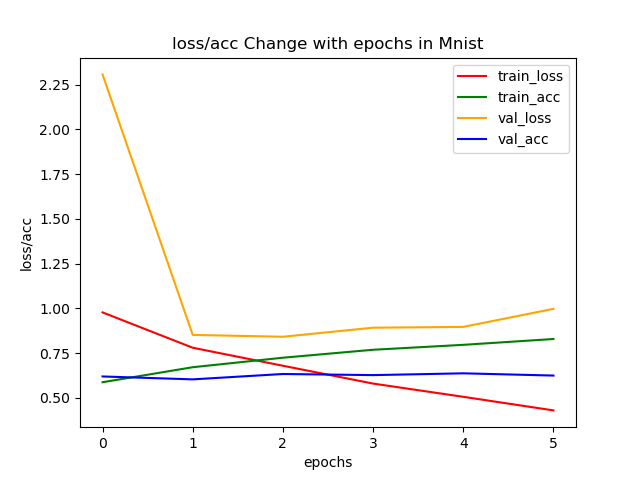

The Python source for this figure:
import numpy as np
import pandas as pd
import os
import cv2
from keras.models import Model, load_model
from keras.layers import Input, Conv1D, Dropout, Dense, GlobalMaxPooling1D, concatenate
from keras.optimizers import Adam
from keras.callbacks import EarlyStopping
from sklearn.feature_extraction.text import TfidfVectorizer
import matplotlib.pyplot as plt
import ResNet

def convert_emo_to_int(string):
    num = 0
    if string == 'positive':
        num = 0
    elif string == 'neutral':
        num = 1
    elif string == 'negative':
        num = 2

    return num

# 4000条训练数据, 511条测试数据
def load_data(isTrain):
    # 获取标签
    label = pd.read_csv("./dataset/train.txt", sep=',')

    folder = './dataset/data'
    path_list = os.listdir(folder)
    path_list.sort(key=lambda x: int(x.split('.')[0]))  # 排序

    txt_list = []
    img_dict = {}
    for filename in path_list:
        # 获取guid和对应的情绪
        id = int(os.path.splitext(filename)[0])
        emo_query = np.array(label.query("guid == @id")).tolist()
        # 训练和测试阶段读取不同的数据
        if isTrain:
            if len(emo_query) == 0:
                continue
            emo = convert_emo_to_int(emo_query[0][1])
            # txt文件
            if os.path.splitext(filename)[1] == ".txt":
                path = os.path.join(folder, filename)
                # utf-8和gb18030都有
                with open(path, 'r', encoding='utf-8') as f:
                    try:
                        line = f.readline().strip()
                    except:
                        with open(path, 'r', encoding='gb18030') as f:
                            line = f.readline().strip()
                txt_list.append([id, line, emo])

            # jpg文件
            elif os.path.splitext(filename)[1] == ".jpg":
                path = os.path.join(folder, filename)
                img = cv2.imread(path)
                # 图片尺寸不一样
                img_norm = cv2.resize(img, dsize=(224, 224))
                img_dict[id] = img_norm
        else:
            if len(emo_query) != 0:
                continue
            # txt文件
            if os.path.splitext(filename)[1] == ".txt":
                path = os.path.join(folder, filename)
                # utf-8和gb18030都有
                with open(path, 'r', encoding='utf-8') as f:
                    try:
                        line = f.readline().strip()
                    except:
                        with open(path, 'r', encoding='gb18030') as f:
                            line = f.readline().strip()
                txt_list.append([id, line])

            # jpg文件
            elif os.path.splitext(filename)[1] == ".jpg":
                path = os.path.join(folder, filename)
                img = cv2.imread(path)
                # 图片尺寸不一样
                img_norm = cv2.resize(img, dsize=(224, 224))
                img_dict[id] = img_norm

    if isTrain:
        txt = pd.DataFrame(txt_list, columns=['guid', 'text', 'label'])
    else:
        txt = pd.DataFrame(txt_list, columns=['guid', 'text'])

    return txt, img_dict

def multimodal(units):
    # 提取文本特征，TextCNN，两层卷积
    text_input = Input(shape=(1, 1000))
    conv1 = Conv1D(filters=128, kernel_size=5, activation='relu', padding='same')(text_input)
    drop1 = Dropout(0.5)(conv1)
    conv2 = Conv1D(filters=128, kernel_size=5, activation='relu', padding='same')(drop1)
    pool1 = GlobalMaxPooling1D()(conv2)
    drop2 = Dropout(0.5)(pool1)
    text_features = Dense(units, activation='relu')(drop2)

    # 提取图片特征，ResNet
    image_input = Input(shape=(224, 224, 3))
    resnet_model = ResNet.ResNet(units)
    image_features = resnet_model(image_input)

    # 融合特征
    merged_features = concatenate([text_features, image_features])

    # 全连接层实现分类
    output = Dense(3, activation='softmax')(merged_features)

    model = Model(inputs=[text_input, image_input], outputs=output)

    return model

def calculate_acc(list1, list2):
    correct = 0
    length = len(list1)
    for i in range(length):
        if list1[i] == list2[i]:
            correct += 1

    return round(correct/length, 4)

if __name__ == "__main__":
    txt_train, img_train = load_data(True)
    txt_test, img_test = load_data(False)

    # 划分训练集和验证集(df)
    train = txt_train.sample(frac=0.8)
    val = txt_train[~txt_train.index.isin(train.index)]
    id_train = train['guid'].to_numpy()
    id_val = val['guid'].to_numpy()

    x_txt_train = train['text'].to_numpy()
    x_img_train = []
    y_train = train['label'].to_numpy()
    x_txt_val = val['text'].to_numpy()
    x_img_val = []
    y_val = val['label'].to_numpy()
    for id in id_train:
        x_img_train.append(img_train[id])
    for id in id_val:
        x_img_val.append(img_train[id])
    # list->np.array
    x_img_train = np.array(x_img_train)
    x_img_val = np.array(x_img_val)

    # tf-idf将文本映射成向量
    tfidf = TfidfVectorizer(analyzer='word', token_pattern=r'\w{1,}', max_features=1000)
    tfidf.fit(txt_train['text'].to_numpy())
    x_txt_train = tfidf.transform(x_txt_train)
    x_txt_val = tfidf.transform(x_txt_val)
    x_txt_train = np.expand_dims(x_txt_train.toarray(), axis=1)
    x_txt_val = np.expand_dims(x_txt_val.toarray(), axis=1)

    # # 调参
    # # 定义超参数空间
    # param_lr = [0.001, 0.005]
    # param_units = [64, 128, 256]
    # epochs = 10
    # # 颜色映射
    # colormap = plt.cm.get_cmap('viridis', 6)
    #
    # best_score = None
    # best_params = {}
    # i = 0
    # # 循环遍历超参数组合
    # for lr in param_lr:
    #     for units in param_units:
    #         color = colormap(i)
    #         # 根据当前超参数组合构建新的模型
    #         model = multimodal(units)
    #         model.compile(optimizer=Adam(lr), loss='sparse_categorical_crossentropy', metrics=['accuracy'])
    #
    #         # 训练新的模型
    #         history = model.fit([x_txt_train, x_img_train], y_train, epochs=epochs, batch_size=32)
    #         N = np.arange(0, epochs)
    #         plt.plot(N, history.history.get('loss'), color=color, label='lr{}_units{}'.format(str(lr), str(units)))
    #         plt.plot(N, history.history.get('accuracy'), color=color)
    #         i += 1
    #         # 在验证集上评估新模型的性能
    #         score = model.evaluate([x_txt_val, x_img_val], y_val)
    #         acc_score = score[1]
    #
    #         # 更新最佳得分和最佳参数
    #         if best_score is None or acc_score > best_score:
    #             best_score = acc_score
    #             best_params = [lr, units]
    #
    # print("Best Accuracy in Validation set:", best_score)
    # print("Best Parameters: learning rate " + str(best_params[0]) + ", " "units " + str(best_params[1]))
    #
    # plt.legend()  # 添加图例
    # plt.xlabel('epochs')
    # plt.ylabel('loss/acc')
    # plt.title('loss/acc Change with different params')
    # plt.savefig('cnn_resnet_params.png')
    # plt.show()

    # 训练模型
    model = multimodal(128)
    model.summary()
    model.compile(optimizer=Adam(0.005), loss='sparse_categorical_crossentropy', metrics=['accuracy'])
    # 早停防止过拟合
    earlyStop = EarlyStopping(monitor='val_loss', min_delta=0, patience=3, mode='min')
    history = model.fit([x_txt_train, x_img_train], y_train, callbacks=[earlyStop], epochs=10, batch_size=32, validation_data=([x_txt_val, x_img_val], y_val))
    # history = model.fit([x_txt_train, x_img_train], y_train, epochs=10, batch_size=32, validation_data=([x_txt_val, x_img_val], y_val))
    #model.save('cnn_resnet.h5')
    current_epoch = earlyStop.stopped_epoch + 1

    # 绘制训练曲线
    plt.figure()
    N = np.arange(0, current_epoch)
    plt.plot(N, history.history.get('loss'), color='r', label='train_loss')
    plt.plot(N, history.history.get('accuracy'), color='g', label='train_acc')
    plt.plot(N, history.history.get('val_loss'), color='orange', label='val_loss')
    plt.plot(N, history.history.get('val_accuracy'), color='b', label='val_acc')

    plt.legend()
    plt.xlabel('epochs')
    plt.ylabel('loss/acc')
    plt.title('loss/acc Change with epochs in Mnist')

    plt.savefig('cnn_resnet.png')
    plt.show()

    # 预测
    # model = load_model('cnn_resnet.h5')
    x_txt_test = txt_test['text'].to_numpy()
    x_img_test = []
    id_test = txt_test['guid'].to_numpy()
    for id in id_test:
        x_img_test.append(img_test[id])
    # list->np.array
    x_img_test = np.array(x_img_test)

    tfidf = TfidfVectorizer(analyzer='word', token_pattern=r'\w{1,}', max_features=1000)
    tfidf.fit(x_txt_test)
    x_txt_test = tfidf.transform(x_txt_test)
    x_txt_test = np.expand_dims(x_txt_test.toarray(), axis=1)
    pred = model.predict([x_txt_test, x_img_test])
    pred = np.argmax(pred, axis=1)
    test_id = txt_test['guid'].to_numpy()

    with open('./pred.txt', 'a', encoding='utf-8') as f:
        f.write('guid,tag\n')
        for i in range(len(test_id)):
            pred_i = pred[i]
            id = test_id[i]
            f.write(str(id) + ',' + str(pred_i) + '\n')

    # 消融实验1, 用0覆盖另一模态的数据
    #model = load_model('cnn_resnet.h5')
    x_txt_abla = np.zeros((800, 1, 1000))
    pred_txt_abla = model.predict([x_txt_abla, x_img_val])
    pred_txt_abla = np.argmax(pred_txt_abla, axis=1)
    acc = calculate_acc(y_val, pred_txt_abla)
    print("The accuracy of ablation experiment one: " + str(acc))

    # 消融实验2
    #model = load_model('cnn_resnet.h5')
    x_img_abla = np.zeros((800, 224, 224, 3))
    pred_img_abla = model.predict([x_txt_val, x_img_abla])
    pred_img_abla = np.argmax(pred_img_abla, axis=1)
    acc = calculate_acc(y_val, pred_img_abla)
    print("The accuracy of ablation experiment two: " + str(acc))